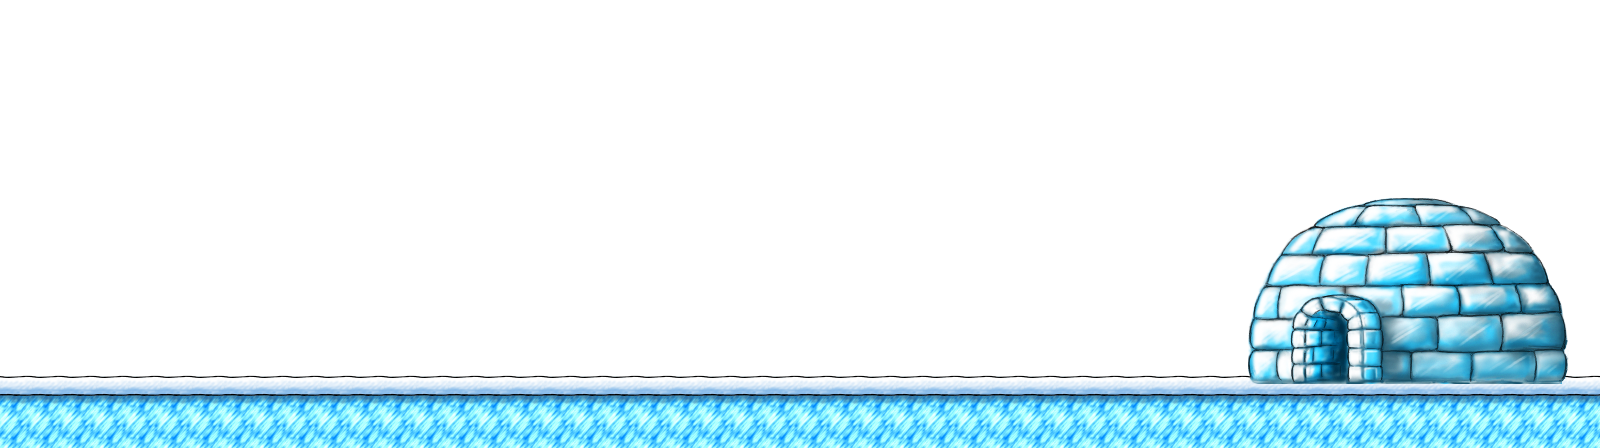

This game map was drawn from its Tiled (.tmx) file and the tilesets committed beside it. A one-line description and the trimmed map source follow:
An orthogonal 50x14 tile map with 32x32 px tiles, 3 tile layers (Back Tiles, Middle Tiles, Front Tiles), 13 tilesets and 3 objects.

<map version="1.0" orientation="orthogonal" renderorder="right-down" width="50" height="14" tilewidth="32" tileheight="32" backgroundcolor="#ffffff">
 <properties>
  <property name="bgname" value="arctis" />
  <property name="music" value="intro.ogg" />
  <property name="timeline" value="retux_intro.json" />
 </properties>
 <tileset firstgid="1" source="../tilesets/creatures.tsx" />
 <tileset firstgid="16" source="../tilesets/snow.tsx" />
 <tileset firstgid="254" source="../tilesets/cave.tsx" />
 <tileset firstgid="326" source="../tilesets/castle.tsx" />
 <tileset firstgid="356" source="../tilesets/blocks.tsx" />
 <tileset firstgid="380" source="../tilesets/pipes.tsx" />
 <tileset firstgid="468" source="../tilesets/special_blocks.tsx" />
 <tileset firstgid="493" source="../tilesets/decoration_small.tsx" />
 <tileset firstgid="497" source="../tilesets/igloo.tsx" />
 <tileset firstgid="499" source="../tilesets/krush.tsx" />
 <tileset firstgid="500" source="../tilesets/krosh.tsx" />
 <tileset firstgid="501" source="../tilesets/snowman.tsx" />
 <tileset firstgid="502" source="../tilesets/door.tsx" />
 <layer name="Back Tiles" width="50" height="14">
  <data>[700 cells, 150 non-empty, 3 distinct tile ids]</data>
 </layer>
 <layer name="Middle Tiles" width="50" height="14">
  <data>[700 cells, 1 non-empty, 1 distinct tile ids]</data>
 </layer>
 <objectgroup color="#000000" name="solid">
  <object x="0" y="384" width="1600" height="64" />
 </objectgroup>
 <objectgroup name="Collision Objects" />
 <objectgroup color="#00ff00" name="warp" />
 <objectgroup color="#005500" name="warp_spawn" />
 <objectgroup name="Items">
  <object gid="482" x="1088" y="288">
   <properties>
    <property name="text" value="Citizens of Icy Island,\n\nBeginning on Ice-date 542-7-3, Icy Island is now the domain of the Snow King. All residents must pay 5% of their fish in tax. Failure to pay this tax will be punished." />
   </properties>
  </object>
 </objectgroup>
 <objectgroup name="NPCs" />
 <objectgroup name="Players">
  <object gid="1" x="1504" y="384">
   <properties>
    <property name="human" value="0" />
    <property name="lose_on_death" value="0" />
    <property name="view_frozen" value="1" />
    <property name="view_is_barrier" value="0" />
   </properties>
  </object>
 </objectgroup>
 <layer name="Front Tiles" width="50" height="14">
  <data>[700 cells, 1 non-empty, 1 distinct tile ids]</data>
 </layer>
</map>
